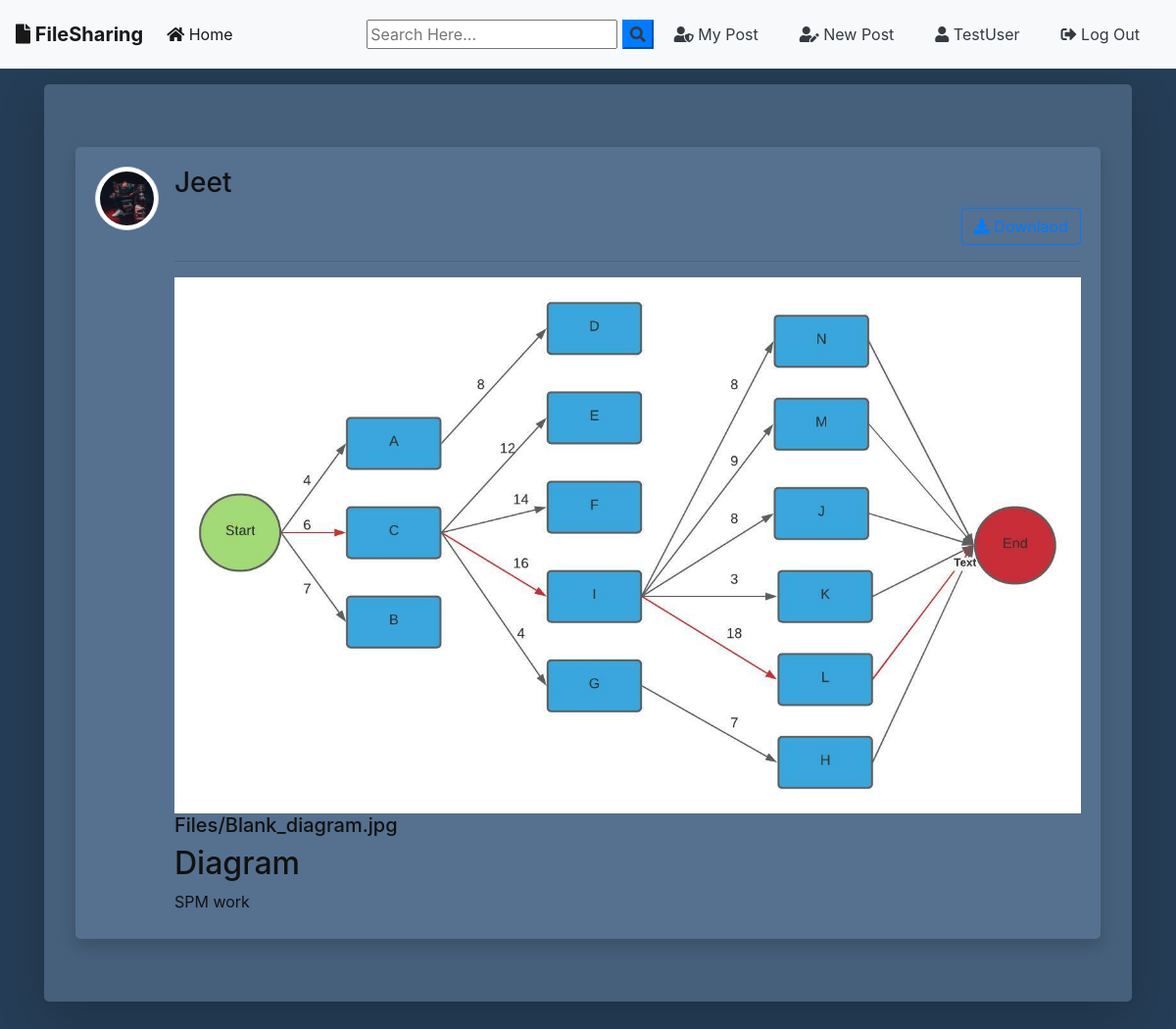
The app's page /post/21/ (signed in) with its own data.
### blog/models.py (models this page shows, shortened)
class Post(models.Model):
	title = models.CharField(max_length=100)
	file = models.FileField(null=True,blank=True,upload_to='Files')
	content = models.TextField()
	date_posted = models.DateTimeField(default=timezone.now)
	author = models.ForeignKey(User, on_delete=models.CASCADE)
	def extension(self):
		name, extension = os.path.splitext(self.file.name)
		return extension

### users/models.py (models this page shows, shortened)
class Profile(models.Model):
    user = models.OneToOneField(User, on_delete=models.CASCADE)
    image = models.ImageField(default='default.jpg', upload_to='profile_pics')

### blog/views.py (the view)
# urls.py: path('post/<int:pk>/', PostDetailView.as_view(), name='post-detail'),
class PostDetailView(DetailView):
    model = Post
    template_name = 'blog/post_detail.html'

### blog/templates/blog/post_detail.html (shortened to what this page needs)
{% extends "blog/base.html" %}
{% block content %}
<div class="jumbotron mt-3  shadow-lg" style="background: rgb(70,95,122);">
<article class="media  shadow" style="background: rgb(86,112,143); border-radius: 5px; padding: 20px 20px 10px 20px;">
   <a href="{{ object.author.profile.image.url }} " target="_blank"> <img src="{{ object.author.profile.image.url }}  " alt="" class="article-img rounded-circle img-thumbnail img-fluid">
   </a>
    <div class="media-body" >
      <div class="">
        <div class="d-flex justify-content-between">
        <a class="mr-2 mt-0 mb-0  text-dark" href="{% url 'user-posts' object.author.username  %}"><h3>{{ object.author }}</h3></a>
        </div>
        {% if object.author != user %}
          <div class="form-group mt-0 pt-0 d-flex justify-content-end">
            <a href="{{ object.file.url }}" download class="btn btn-outline-primary flex-last" type="submit"><i class="fas fa-download"></i> Downlaod</a>
          </div>
        {% endif %}
        <hr>
      </div>
      <div>
        {% if object.file %}
          {% if object.extension == '.jpg' or object.extension == 'jpeg' or object.extension == 'png' %}
            <a href="{{ object.file.url }}"  download ><img src="{{ object.file.url }}" alt="" class="img-fluid "></a>
            <a href="{{ object.file.url }}"  download class="text-dark"><h5>{{ object.file }}</h5></a>
          {% else %}
            <a href="{{ object.file.url }}"  download class="text-dark"><h5>{{ object.file }}</h5></a>
          {% endif %}
        {% endif %}
      </div>
      <h2>{{ object.title }}</h2>
      <p class="article-content">{{ object.content }}</p>
    </div>
  </article>
{% endblock content %}

### blog/templates/blog/base.html (shortened to what this page needs)
{% load static %}
<!doctype html>
<html lang="en">
  <head>
    <link rel="stylesheet" href="https://stackpath.bootstrapcdn.com/bootstrap/4.3.1/css/bootstrap.min.css">
    <link rel="stylesheet" href="https://use.fontawesome.com/releases/v5.8.1/css/all.css" >
    <link rel="stylesheet" href="{% static 'blog/main.css' %}">
</head>
  <body style="background-color: rgb(37,61,86);">
        <nav class="navbar navbar-expand-lg navbar-light bg-light" >
                <a class="navbar-brand font-weight-bold" href="{% url 'blog-home' %}"><i class="fas fa-file"></i> FileSharing</a>
                <div class="collapse navbar-collapse" id="navbarSupportedContent">
                  <ul class="navbar-nav mr-auto">
                    <li class="nav-item active">
                      <a class="nav-link" href="{% url 'blog-home' %}"><i class="fas fa-home"></i> Home <span class="sr-only">(current)</span></a>
                    </li>
                  </ul>
                  <form id="searchform" action="{% url 'search' %}" method="get">
                    <input type="text" name="q" type="text" value="{{ request.GET.q }}" placeholder="Search Here..." />
                    <button type="button" onclick="searchform.submit()" class=" text-dark my-color btn-primary"><i class="fa fa-search"></i></button>
                </form>
                    {% if user.is_authenticated %}
                    <a href="{% url 'user-posts' user %}" class="btn text-dark m-2"><i class="fas fa-user-shield"></i> My Post</a>
                    <a href="{% url 'post-create' %} " class="btn text-dark m-2"><i class="fas fa-user-edit"></i> New Post</a>
                    <a href="{% url 'profile' %} " class="btn text-dark m-2"><i class="fas fa-user"></i> {{ user.username }}</a>
                    <a href="{% url 'logout' %} " class="btn text-dark m-2"><i class="fas fa-sign-out-alt"></i> Log Out</a>
                    {% else %}
                    <a href="{% url 'login' %} " class="btn text-dark m-2" ><i class="fas fa-user-tie" ></i> Log In</a>
                    <a href="{% url 'register' %} " class="btn text-dark m-2"> <i class="fas fa-sign-in-alt"></i> Sign Up</a>
                    {% endif %}
                </div>
              </nav>
      <div class="container my-bg" >
    {% block content %}
    {% endblock  %}
</div>
  </body>
</html>

### blog/static/blog/main.css (style rules this page uses)
body { background: #fafafa; color: #111; margin-top: 0; }
h1, h2, h3, h4, h5, h6 { color: #111; }
ul { margin: 0; }
.article-content { white-space: pre-line; }
.article-img { height: 65px; width: 65px; margin-right: 16px; }

### records on screen
Post: author.profile.image (picture), author "Jeet", file (placeholder picture), file "Files/Blank_diagram.jpg", title "Diagram", content "SPM work"

### other values on screen
{{ user.username }} "TestUser"
